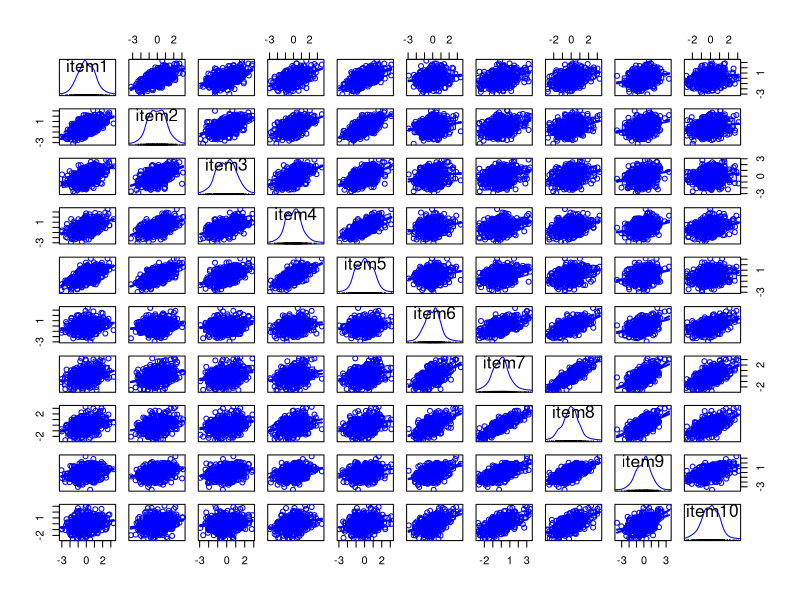
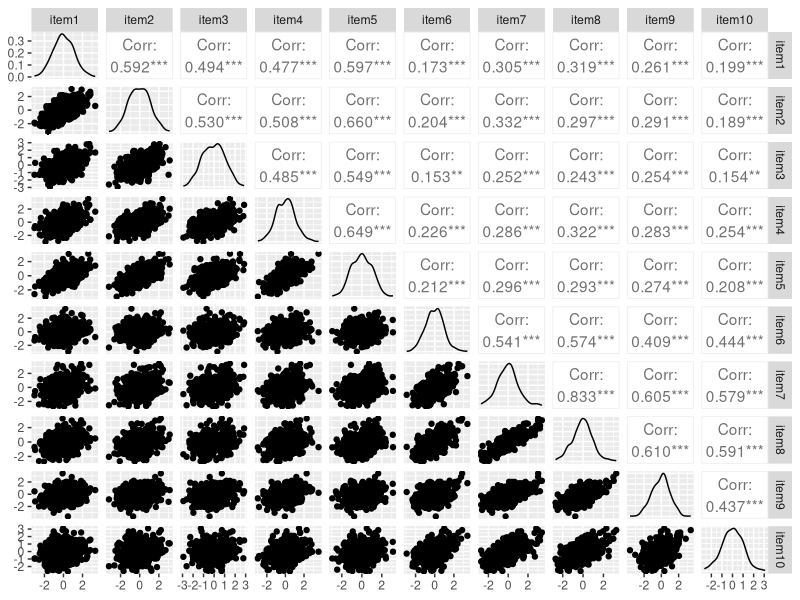
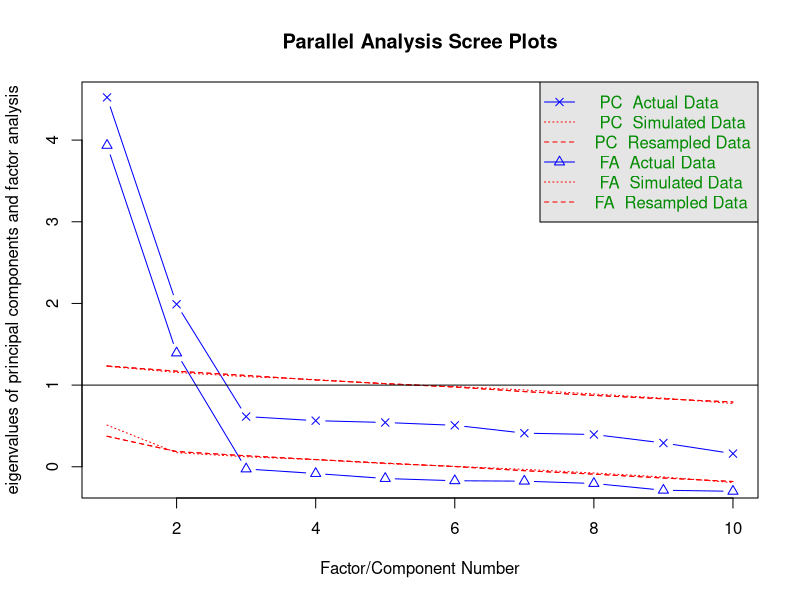
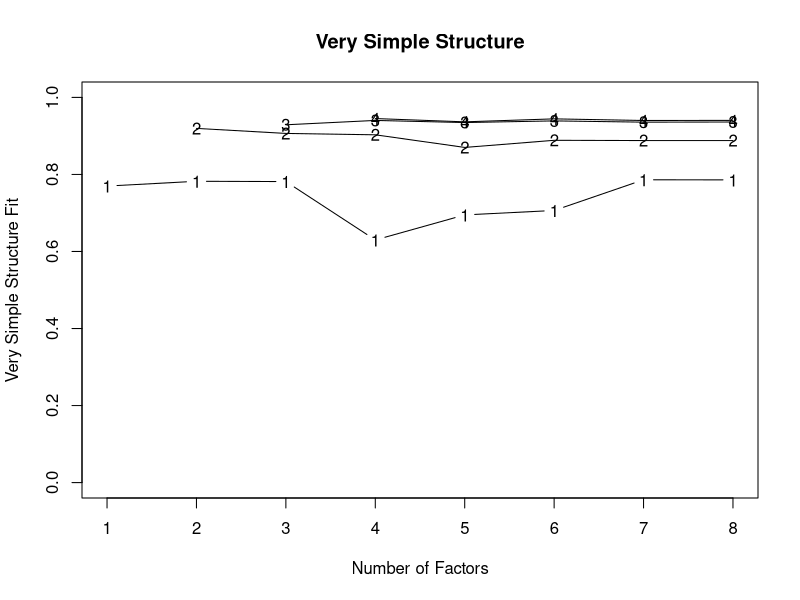

Recreate these plots in R, in order.
## ---- chunk 1
HIDDEN_SOLS=FALSE
## ---- chunk 2
library(psych)
df <- read.csv("../labs/Conduct_problems.csv")

# discard the first column
df <- df[,-1]

corr.test(df)  

KMO(df)  

car::scatterplotMatrix(df)
## ---- chunk 3
library(GGally)
ggpairs(data=df, diag=list(continuous="density"), axisLabels="show")
## ---- chunk 4
fa.parallel(df)
## ---- chunk 5
vss(df)
## ---- chunk 6
conduct_efa <- fa(df, nfactors=2, rotate='oblimin', fm='minres')
## ---- chunk 7
conduct_efa$loadings
## ---- chunk 8
conduct_efa$Phi
## ---- chunk 9
principal(df, nfactors=2)
